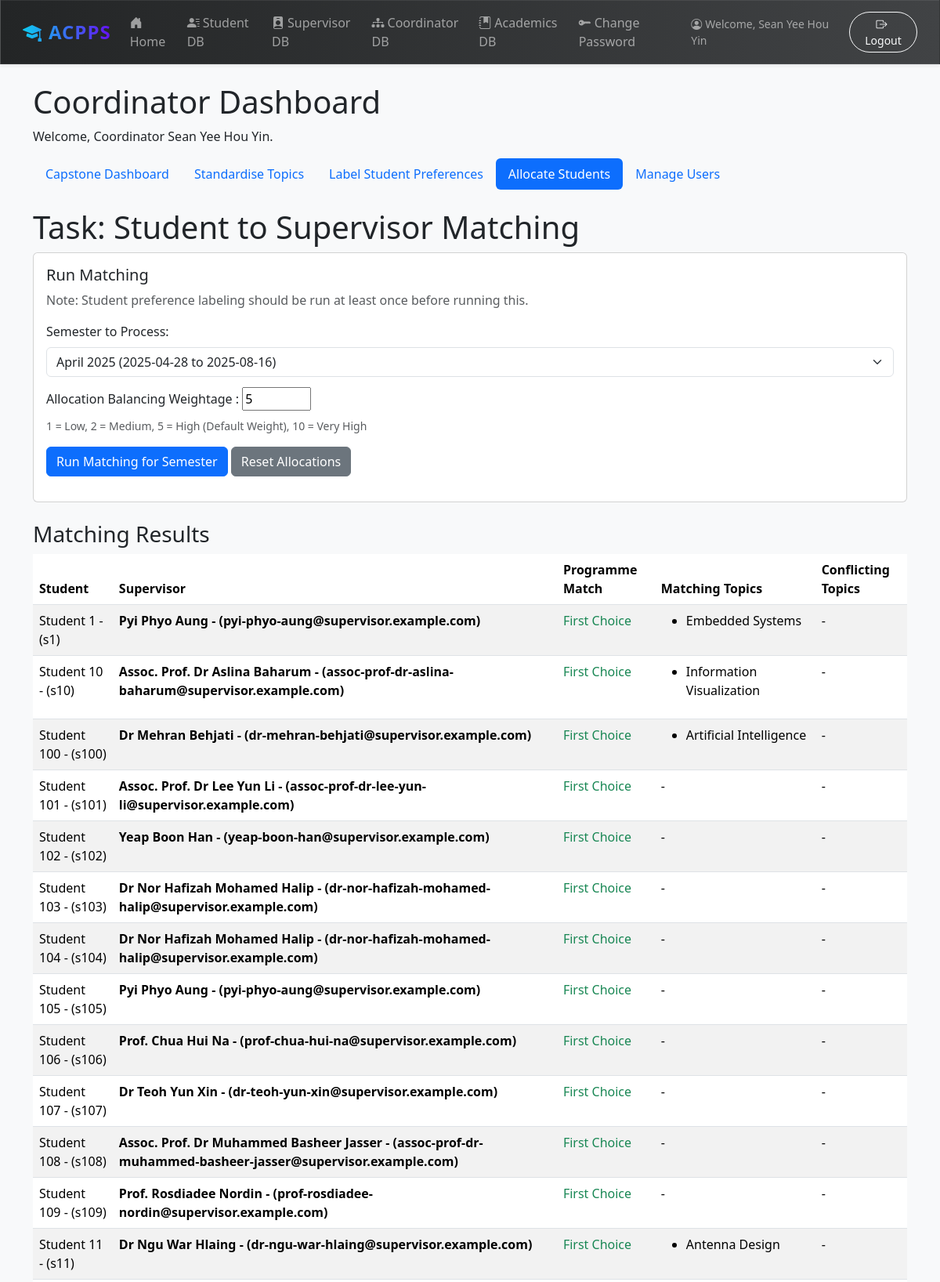
The page /dashboards/coordinator/match/ (signed in, upper part) on the database its author committed.
### users/models.py (models this page shows, shortened)
class User(AbstractBaseUser, PermissionsMixin):
    email = models.EmailField(unique=True)
    is_active = models.BooleanField(default=True)
    is_staff = models.BooleanField(default=False)
    date_joined = models.DateTimeField(default=timezone.now)
    full_name = models.CharField(max_length=255, blank=False, null=False)
    USER_TYPE_CHOICES = (
        ('student', 'Student'),
        ('supervisor', 'Supervisor'),
    )
    user_type = models.CharField(max_length=10, choices=USER_TYPE_CHOICES)
    objects = UserManager()
    USERNAME_FIELD = 'email'
    REQUIRED_FIELDS = ['user_type']
    def get_full_name(self):
        return self.full_name or self.email

class StudentProfile(models.Model):
    user = models.OneToOneField(settings.AUTH_USER_MODEL, on_delete=models.CASCADE, primary_key=True)
    programme = models.ForeignKey(Programme, on_delete=models.SET_NULL, null=True, related_name='students')
    preference_text = models.TextField(blank=True, null=True)
    positive_preferences = models.ManyToManyField(StandardisedTopic, blank=True, related_name='positive_preferences_students')
    negative_preferences = models.ManyToManyField(StandardisedTopic, blank=True, related_name='negative_preferences_students')
    supervisor = models.ForeignKey('SupervisorProfile', on_delete=models.SET_NULL, null=True, blank=True, related_name='students')
    semester = models.ForeignKey(
        Semester,
        on_delete=models.PROTECT, # Don't delete a semester if programmes are linked to it
        default=get_default_semester(),
        null=True,
        blank=True,
        related_name='students'
    )
    programme_match_type = models.IntegerField(null=True)
    matching_topics = models.ManyToManyField(StandardisedTopic, blank=True, related_name='matching_students')
    conflicting_topics = models.ManyToManyField(StandardisedTopic, blank=True, related_name='conflicting_students')
    PREFERENCE_MAX_LENGTH = 4093
    @property
    def student_id(self):
        return self.user.email.split('@')[0] if self.user.email else None

class SupervisorProfile(models.Model):
    user = models.OneToOneField(settings.AUTH_USER_MODEL, on_delete=models.CASCADE, primary_key=True)
    department = models.ForeignKey(Department, on_delete=models.SET_NULL, null=True, related_name='supervisors', blank=True)
    school = models.ForeignKey(School, on_delete=models.SET_NULL, null=True, related_name='supervisors', blank=True)
    expertise = models.TextField(blank=True, null=True)
    preferred_programmes_first_choice = models.ForeignKey(ProgrammePreferenceGroup, on_delete=models.SET_NULL, null=True, related_name='supervisors_first_choice', blank=True)
    preferred_programmes_second_choice = models.ForeignKey(ProgrammePreferenceGroup, on_delete=models.SET_NULL, null=True, related_name='supervisors_second_choice', blank=True)
    supervision_capacity = models.PositiveIntegerField(default=0)
    standardised_expertise = models.ManyToManyField(StandardisedTopic, blank=True, related_name='supervisors')
    accepting_students = models.BooleanField(default=True)
    EXPERTISE_MAX_LENGTH = 1023

### api/models.py (models this page shows, shortened)
class StandardisedTopic(models.Model):
    name = models.CharField(max_length=255, unique=True)

### dashboards/views.py (the view)
# urls.py: path('coordinator/match/', CoordinatorMatchingView.as_view(), name='coordinator_match'),
class CoordinatorMatchingView(CoordinatorRequiredMixin, View):
    template_name = 'dashboard/coordinator_match.html'
    def get(self, request, *args, **kwargs):
        semesters = Semester.objects.all().order_by('-start_date')
        selected_semester_id_str = request.GET.get('semester')
        selected_semester_id = None
        student_profiles_query = StudentProfile.objects.select_related('user', 'semester')
        if selected_semester_id_str:
            try:
                selected_semester_id = int(selected_semester_id_str)
                student_profiles_query = student_profiles_query.filter(semester_id=selected_semester_id)
            except (ValueError, TypeError):
                student_profiles_query = student_profiles_query.none()
        else:
            latest_semester = semesters.first()
            if latest_semester:
                selected_semester_id = latest_semester.pk
                student_profiles_query = student_profiles_query.filter(semester=latest_semester)
            else:
                student_profiles_query = student_profiles_query.none()
        student_profiles = student_profiles_query.order_by('user__full_name')
        supervisor_profiles = SupervisorProfile.objects.filter(Exists(StudentProfile.objects.filter(supervisor=OuterRef('pk'))))
        context = {
            'semesters': semesters,
            'student_profiles': student_profiles,
            'supervisor_profiles': supervisor_profiles,
            'selected_semester_id': selected_semester_id,
        }
        return render(request, self.template_name, context)

### academics/models.py (called while the page is built)
    def __str__(self):
        return f"{self.name} ({self.start_date} to {self.end_date})"

### dashboards/views.py (called while the page is built)
    def dispatch(self, request, *args, **kwargs):
        is_coordinator = CoordinatorProfile.objects.filter(supervisor__user=request.user).exists() or request.user.is_superuser
        if not is_coordinator:
            messages.error(request, "You do not have permission to access this page.")
            return redirect('home')
        return super().dispatch(request, *args, **kwargs)

### templates/dashboard/coordinator_match.html (shortened to what this page needs)
{% extends "dashboard/coordinator_base.html" %}
{% load static %}
{% block module %}
    <h1>Task: Student to Supervisor Matching</h1>
    <div class="card mb-4">
        <div class="card-body">
            <h5 class="card-title">Run Matching</h5>
            <p class="card-text text-muted">Note: Student preference labeling should be run at least once before running this.</p>
            <div class="form-group mb-3">
                <label for="semester-input" class="form-label">Semester to Process:</label>
                <select id="semester-input" class="form-select">
                    {% for semester in semesters %}
                        <option value="{{ semester.pk }}" {% if semester.pk == selected_semester_id %}selected{% endif %}>
                            {{ semester }}
                        </option>
                    {% empty %}
                        <option value="">No semesters found</option>
                    {% endfor %}
                </select>
                <label for="weightage-input" class="form-label mt-3">Allocation Balancing Weightage :</label>
                <input id="weightage-input" type="number" min="0" max="10" step="1" value="5">
                <p class="form-text">1 = Low, 2 = Medium, 5 = High (Default Weight), 10 = Very High</p>
            </div>
            <button type="button" id="match-btn" class="btn btn-primary" data-url="{% url 'start_matching' %}">Run Matching for Semester</button>
            <button type="button" id="reset-btn" class="btn btn-secondary" data-url="{% url 'reset_matches' %}">Reset Allocations</button>
        </div>
    </div>
    <h3>Matching Results</h3>
    {% if student_profiles %}
        <div class="table-responsive">
            <table class="table table-striped table-hover">
                <thead>
                    <tr>
                        <th>Student</th>
                        <th>Supervisor</th>
                        <th>Programme Match</th>
                        <th>Matching Topics</th>
                        <th>Conflicting Topics</th>
                    </tr>
                </thead>
                <tbody>
                    {% for profile in student_profiles %}
                        <tr>
                            <td>{{ profile.user.full_name }} - ({{ profile.student_id }})</td>
                            <td class="fw-bold">
                                {% if profile.supervisor %}
                                    {{ profile.supervisor.user.full_name }} - ({{ profile.supervisor.user.email }})
                                {% else %}
                                    Not yet processed.
                                {% endif %}
                            </td>
                                {% if profile.programme_match_type == 1 %}
                                    <td class="text-success">First Choice</td>
                                {% elif profile.programme_match_type == 2 %}
                                    <td class="text-warning">Second Choice</td>
                                {% elif profile.programme_match_type == 0 %}
                                    <td class="text-danger">No Matches</td>
                                {% else %}
                                    <td>Not yet processed.</td>
                                {% endif %}
                            <td>
                                {% if profile.matching_topics.all %}
                                    <ul>
                                        {% for topic in profile.matching_topics.all %}
                                            <li>{{ topic.name }}</li>
                                        {% endfor %}
                                    </ul>
                                {% else %}
                                    -
                                {% endif %}
                            </td>
                            <td>
                                {% if profile.conflicting_topics.all %}
                                    <ul>
                                        {% for topic in profile.conflicting_topics.all %}
                                            <li>{{ topic.name }}</li>
                                        {% endfor %}
                                    </ul>
                                {% else %}
                                    -
                                {% endif %}
                            </td>
                        </tr>
                    {% endfor %}
                </tbody>
            </table>
        </div>
    {% else %}
        {% if selected_semester_id %}
            <div class="alert alert-info" role="alert">No student profiles found for the selected semester.</div>
        {% else %}
            <div class="alert alert-warning" role="alert">No student profiles found. Please add students and assign them to a semester.</div>
        {% endif %}
    {% endif %}
{% endblock %}

### templates/dashboard/coordinator_base.html (shortened to what this page needs)
{% extends "dashboard/dashboard_base.html" %}
{% load static %}
{% block dashboard %}
    <h1>Coordinator Dashboard</h1>
    <p>Welcome, Coordinator {{ user.get_full_name }}.</p>
    <nav class="nav nav-pills mb-4">
        <a class="nav-link {% if request.resolver_match.url_name == 'coordinator_dashboard' %}active{% endif %}" href="{% url 'coordinator_dashboard' %}">Capstone Dashboard</a>
        <a class="nav-link {% if request.resolver_match.url_name == 'coordinator_standardize' %}active{% endif %}" href="{% url 'coordinator_standardize' %}">Standardise Topics</a>
        <a class="nav-link {% if request.resolver_match.url_name == 'coordinator_label' %}active{% endif %}" href="{% url 'coordinator_label' %}">Label Student Preferences</a>
        <a class="nav-link {% if request.resolver_match.url_name == 'coordinator_match' %}active{% endif %}" href="{% url 'coordinator_match' %}">Allocate Students</a>
        <a class="nav-link {% if request.resolver_match.url_name == 'coordinator_import' %}active{% endif %}" href="{% url 'coordinator_import' %}">Manage Users</a>
    </nav>
    {% block module %}
    {% endblock %}
{% endblock %}

### templates/base.html (shortened to what this page needs)
<!DOCTYPE html>
<html lang="en">
<head>
    <link href="https://cdn.jsdelivr.net/npm/bootstrap@5.3.3/dist/css/bootstrap.min.css" rel="stylesheet">
    <link rel="stylesheet" href="https://cdn.jsdelivr.net/npm/bootstrap-icons@1.11.3/font/bootstrap-icons.min.css">
</head>
<body>
    <nav class="navbar navbar-expand-lg navbar-dark navbar-custom shadow-sm mb-4 px-3" style="backdrop-filter: blur(8px); border: 1px solid rgba(255,255,255,0.08);">
        <div class="container-fluid">
            <a class="navbar-brand fw-bold fs-4 text-gradient" href="{% url 'home' %}" style="letter-spacing:1px;">
                <i class="bi bi-mortarboard-fill me-2"></i>ACPPS
            </a>
            <div class="collapse navbar-collapse" id="navbarNav">
                <ul class="navbar-nav me-auto mb-2 mb-lg-0">
                    <li class="nav-item">
                        <a class="nav-link {% if request.resolver_match.url_name == 'home' %}active{% endif %}" href="{% url 'home' %}">
                            <i class="bi bi-house-door-fill me-1"></i>Home
                        </a>
                    </li>
                    {% if user.is_authenticated %}
                        {% if user.is_superuser %}
                            <li class="nav-item"><a class="nav-link" href="{% url 'student_dashboard' %}"><i class="bi bi-person-lines-fill me-1"></i>Student DB</a></li>
                            <li class="nav-item"><a class="nav-link" href="{% url 'supervisor_dashboard' %}"><i class="bi bi-person-badge-fill me-1"></i>Supervisor DB</a></li>
                            <li class="nav-item"><a class="nav-link" href="{% url 'coordinator_dashboard' %}"><i class="bi bi-diagram-3-fill me-1"></i>Coordinator DB</a></li>
                            <li class="nav-item"><a class="nav-link" href="{% url 'academics:dashboard' %}"><i class="bi bi-journal-bookmark-fill me-1"></i>Academics DB</a></li>
                        {% elif user.user_type == 'student' %}
                            <li class="nav-item"><a class="nav-link" href="{% url 'student_dashboard' %}"><i class="bi bi-person-circle me-1"></i>My Dashboard</a></li>
                        {% elif user.user_type == 'supervisor' %}
                            <li class="nav-item"><a class="nav-link" href="{% url 'supervisor_dashboard' %}"><i class="bi bi-person-badge-fill me-1"></i>My Dashboard</a></li>
                        {% endif %}
                    {% endif %}
                </ul>
                <div class="navbar-nav ms-auto align-items-center">
                    {% if user.is_authenticated %}
                        <li class="nav-item">
                            <a class="nav-link" href="{% url 'password_change' %}">
                                <i class="bi bi-key-fill me-1"></i>Change Password
                            </a>
                        </li>
                        <span class="navbar-text me-3 small" style="font-weight:500;">
                            <i class="bi bi-person-circle me-1"></i>Welcome, {{ user.full_name }}
                        </span>
                        <form class="d-flex" action="{% url 'logout' %}" method="post">
                            <button type="submit" class="btn btn-outline-light btn-sm px-3 rounded-pill ms-2" style="transition:background 0.2s;">
                                <i class="bi bi-box-arrow-right me-1"></i>Logout
                            </button>
                        </form>
                    {% else %}
                        <a href="{% url 'login' %}" class="btn btn-outline-light rounded-pill px-4 ms-2">Login</a>
                    {% endif %}
                </div>
            </div>
        </div>
    </nav>
    <main class="container">
        {% block content %}
        {% endblock %}
    </main>
</body>
</html>

### templates/base.html (style rules this page uses)
body { background-color: #f8f9fa; }
.text-gradient { background: linear-gradient(90deg, #0dcaf0 0%, #6610f2 100%); -webkit-background-clip: text; -webkit-text-fill-color: transparent; background-clip: text; }
.navbar-custom { background: linear-gradient(90deg, #232526 0%, #414345 100%); box-shadow: 0 4px 24px 0 rgba(0,0,0,0.10); border: 1px solid rgba(255,255,255,0.10); backdrop-filter: blur(8px); }
.navbar .nav-link { transition: color 0.2s, background 0.2s; }
.navbar .navbar-brand { letter-spacing: 1px; }

### rows shown on the page
User: full_name "Sean Yee Hou Yin", get_full_name "Sean Yee Hou Yin"
StudentProfile: user.full_name "Student 1", student_id "s1", supervisor.user.full_name "Pyi Phyo Aung", supervisor.user.email "pyi-phyo-aung@supervisor.example.com", programme_match_type "First Choice"
StandardisedTopic: name "Embedded Systems"
StudentProfile: user.full_name "Student 10", student_id "s10", supervisor.user.full_name "Assoc. Prof. Dr Aslina Baharum", supervisor.user.email "assoc-prof-dr-aslina-baharum@supervisor.example.com", programme_match_type "First Choice"
StandardisedTopic: name "Information Visualization"
StudentProfile: user.full_name "Student 100", student_id "s100", supervisor.user.full_name "Dr Mehran Behjati", supervisor.user.email "dr-mehran-behjati@supervisor.example.com", programme_match_type "First Choice"
StandardisedTopic: name "Artificial Intelligence"
StudentProfile: user.full_name "Student 101", student_id "s101", supervisor.user.full_name "Assoc. Prof. Dr Lee Yun Li", supervisor.user.email "assoc-prof-dr-lee-yun-li@supervisor.example.com", programme_match_type "First Choice"
StudentProfile: user.full_name "Student 102", student_id "s102", supervisor.user.full_name "Yeap Boon Han", supervisor.user.email "yeap-boon-han@supervisor.example.com", programme_match_type "First Choice"
StudentProfile: user.full_name "Student 103", student_id "s103", supervisor.user.full_name "Dr Nor Hafizah Mohamed Halip", supervisor.user.email "dr-nor-hafizah-mohamed-halip@supervisor.example.com", programme_match_type "First Choice"
StudentProfile: user.full_name "Student 104", student_id "s104", supervisor.user.full_name "Dr Nor Hafizah Mohamed Halip", supervisor.user.email "dr-nor-hafizah-mohamed-halip@supervisor.example.com", programme_match_type "First Choice"
StudentProfile: user.full_name "Student 105", student_id "s105", supervisor.user.full_name "Pyi Phyo Aung", supervisor.user.email "pyi-phyo-aung@supervisor.example.com", programme_match_type "First Choice"
StudentProfile: user.full_name "Student 106", student_id "s106", supervisor.user.full_name "Prof. Chua Hui Na", supervisor.user.email "prof-chua-hui-na@supervisor.example.com", programme_match_type "First Choice"
StudentProfile: user.full_name "Student 107", student_id "s107", supervisor.user.full_name "Dr Teoh Yun Xin", supervisor.user.email "dr-teoh-yun-xin@supervisor.example.com", programme_match_type "First Choice"
StudentProfile: user.full_name "Student 108", student_id "s108", supervisor.user.full_name "Assoc. Prof. Dr Muhammed Basheer Jasser", supervisor.user.email "assoc-prof-dr-muhammed-basheer-jasser@supervisor.example.com", programme_match_type "First Choice"
StudentProfile: user.full_name "Student 109", student_id "s109", supervisor.user.full_name "Prof. Rosdiadee Nordin", supervisor.user.email "prof-rosdiadee-nordin@supervisor.example.com", programme_match_type "First Choice"
StudentProfile: user.full_name "Student 11", student_id "s11", supervisor.user.full_name "Dr Ngu War Hlaing", supervisor.user.email "dr-ngu-war-hlaing@supervisor.example.com", programme_match_type "First Choice"
StandardisedTopic: name "Antenna Design"

### other values the page prints
form field value "April 2025 (2025-04-28 to 2025-08-16)"
